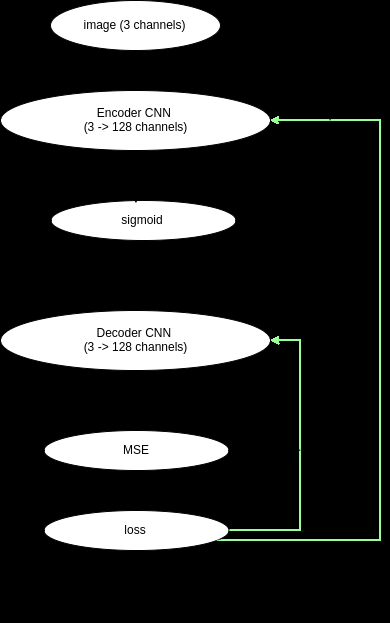
#> input picture training_example.png, 390 x 623 px
$ python -i vis.py   (imports and definitions only)
#> lines starting #> are read from the running program, lines starting #| are printed output that depends on the picture
import cv2
import numpy as np

import math
ceil = math.ceil

# input to this function must have shape [N H W C] where C = 1 or 3.
# [29 lines left out: function batch_image_to_array, not called in this run]

# automatically scale the image up or down, using nearest neighbour.
def autoscale(img,limit=400.):
    # scales = [0.1,0.125,1./6.,0.2,0.25,1./3.,1./2.] + range(100)
    scales = np.hstack([1./np.linspace(10,2,num=9), np.linspace(1,100,num=100)])

    imgscale = limit/float(max(img.shape[0],img.shape[1]))
    for s in reversed(scales):
        if s<=imgscale:
            imgscale=s
            break

    if imgscale!=1.:
        if imgscale<1.:
            # img = cv2.resize(img,dsize=(
            #     int(img.shape[1]*imgscale),int(img.shape[0]*imgscale)),
            #     interpolation=cv2.INTER_LINEAR) # use bilinear
            img = resize_perfect(
                img, img.shape[0]*imgscale, img.shape[1]*imgscale,
                a = 1,
            )
        else:
            img = cv2.resize(img,dsize=(
                int(img.shape[1]*imgscale),int(img.shape[0]*imgscale)),
                interpolation=cv2.INTER_NEAREST) # use nn

    return img,imgscale

def resize_of_interpolation(interpolation):
    def resize_interpolation(img, h, w):
        return cv2.resize(img,
            dsize=(int(w), int(h)),
            interpolation=interpolation)
    return resize_interpolation

resize_linear = resize_of_interpolation(cv2.INTER_LINEAR)
resize_cubic = resize_of_interpolation(cv2.INTER_CUBIC)
resize_lanczos = resize_of_interpolation(cv2.INTER_LANCZOS4)
resize_nearest = resize_of_interpolation(cv2.INTER_NEAREST)
resize_area = resize_of_interpolation(cv2.INTER_AREA)

def lanczos_kernel(radius, a=2):
    halfskirt = ceil(radius*a-1)
    fullskirt = halfskirt*2 + 1
    scaled_hs = halfskirt/radius

    y = np.linspace(-scaled_hs, scaled_hs, fullskirt)

    lanczos = np.where((-a<y) * (y<a), np.sinc(y)*np.sinc(y/a), 0)
    return (lanczos / lanczos.sum()).astype('float32')

def lanczos_filter(img, yradius, xradius, a=2):
    lanczosy = lanczos_kernel(yradius, a=a)
    lanczosx = lanczos_kernel(xradius, a=a)
    lanczosy.shape = lanczosy.shape+(1,)
    lanczosx.shape = (1,) + lanczosx.shape
    img = cv2.filter2D(img, -1, lanczosy)
    img = cv2.filter2D(img, -1, lanczosx)
    return img

# prefilter then resize.
def resize_perfect(img, h, w, cubic=False, a=2):
    assert 1<=a and a<5

    hr = img.shape[0]/h
    wr = img.shape[1]/w

    if hr > 1 or wr > 1:
        img = lanczos_filter(img, hr, wr, a=a)
        # [8 lines of commented-out code are left out]
    else:
        pass

    if cubic:
        return resize_cubic(img, h, w)
    else:
        return resize_linear(img, h, w)

resize_autosmooth = resize_perfect

# use resize_perfect() instead for downsampling.
# [13 lines left out: functions resize_box, show_autoscaled, not called in this run]

def show_batch_autoscaled(arr,limit=400.,name=''):
    img = batch_image_to_array(arr)
    show_autoscaled(img,limit,name)

# [23 lines of commented-out code are left out]

# [6 lines not run here, left out]

>>> import cv2
>>> picture = cv2.imread('../training_example.png')
#> picture is the input picture: shape (623, 390, 3); mean B, G, R 50.4, 51.3, 50.4
>>> result = autoscale(picture)
#> in resize_perfect, `hr = img.shape[0]/h`: hr = 2
#> in lanczos_kernel, `halfskirt = ceil(radius*a-1)`: halfskirt = 1
#> in lanczos_kernel, `fullskirt = halfskirt*2 + 1`: fullskirt = 3
#> in lanczos_kernel, `scaled_hs = halfskirt/radius`: scaled_hs = 0.5
#> in lanczos_filter, `lanczosy = lanczos_kernel(yradius, a=a)`: lanczosy = [0.224, 0.552, 0.224]
#> in resize_interpolation, `return cv2.resize(img, dsize=(int(w), int(h)), interpolation=interpola..`:
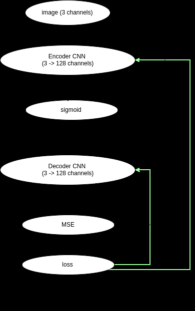
#> returned value: shape (311, 195, 3); mean of channels 0, 1, 2 50.4, 51.3, 50.4; drawn as B, G, R

$ run again, on gaussian_noise.png
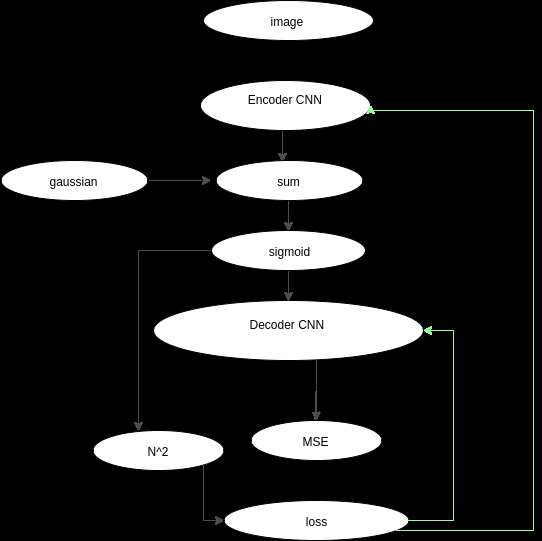
#> input picture gaussian_noise.png, 542 x 541 px
#> picture is the input picture: shape (541, 542, 3); mean B, G, R 44.5, 44.9, 44.5
#> hr = 2
#> halfskirt = 1
#> fullskirt = 3
#> scaled_hs = 0.5
#> lanczosy = [0.224, 0.552, 0.224]
#> in resize_interpolation, `return cv2.resize(img, dsize=(int(w), int(h)), interpolation=interpola..`:
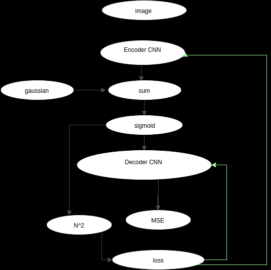
#> returned value: shape (270, 271, 3); mean of channels 0, 1, 2 44.5, 44.9, 44.5; drawn as B, G, R
